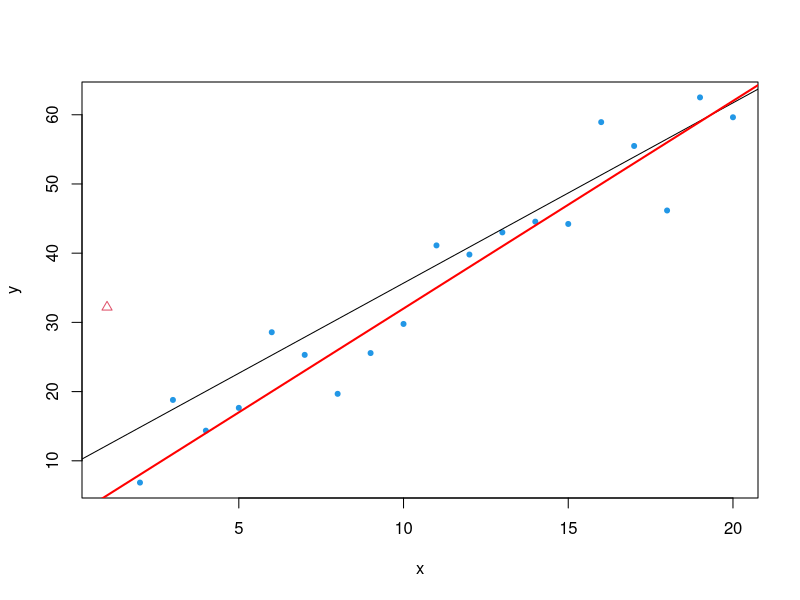
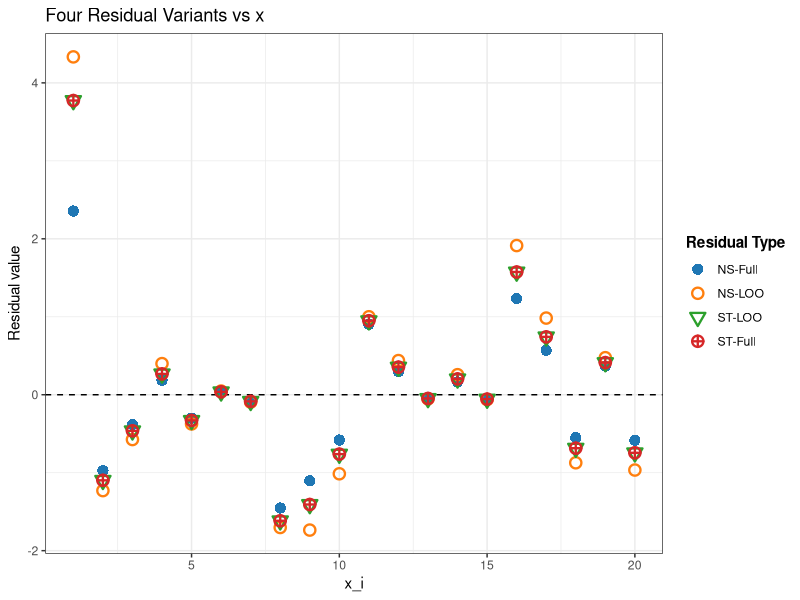

The R script that drew these images, in order:
## ---- chunk 1
#| message: false
#| warning: false
# Load libraries
library(dplyr)
library(knitr)

# -------------------------------
# 1) Data and full-model fit
# -------------------------------
set.seed(123)
n <- 20
x <- 1:n
y <- 2 + 3 * x + rnorm(n, mean = 0, sd = 5)
y[1] <- y[1] + 30  
#y[11] <- y[11] - 30 
o.index <- c(1)
flag.outlier <- rep(20, n)
flag.outlier[o.index] <- 2
full_data  <- data.frame(x = x, replicate(4, rnorm (n)), y = y)

plot(y~x, data=full_data, pch= flag.outlier, col=flag.outlier)
abline(lm(y~., data=full_data))
abline (a=2, b=3, col="red", lwd=2)

## ---- chunk 2
#| label: plaintext
#| echo: true
#| message: false
#| warning: false

library(kableExtra)

full_model <- lm(y ~ ., data = full_data)
p <- length(coef(full_model))
leverage   <- hatvalues(full_model)
e_full     <- resid(full_model)
sigma_hat_val  <- summary(full_model)$sigma

rss_full <- sum(e_full^2)
df_loo <- n - p - 1
sigma_minus_i_shortcut <- sqrt((rss_full - (e_full^2 / (1 - leverage))) / df_loo)

# -------------------------------
# 2) LOOCV quantities (refit n times)
# -------------------------------
e_del_val <- numeric(n)
sigma_minus_i_val <- numeric(n)

for (i in 1:n) {
  loocv_model <- lm(y ~ ., data = full_data[-i, ])
  yhat_minus  <- predict(loocv_model, newdata = full_data[i, , drop = FALSE])
  e_del_val[i]    <- full_data$y[i] - yhat_minus
  sigma_minus_i_val[i] <- summary(loocv_model)$sigma
}

# -------------------------------
# 3) Assemble and round results
# -------------------------------
residuals_df <- data.frame(
  x = full_data$x,
  h = as.numeric(leverage),
  e_i = as.numeric(e_full),
  sigma_hat = as.numeric(sigma_hat_val),
  e_i_minus_i = as.numeric(e_del_val),
  e_i_minus_i_2 = e_full/(1-leverage),
  sigma_minus_i = as.numeric(sigma_minus_i_val),
  sigma_minus_i_shortcut = as.numeric(sigma_minus_i_shortcut),
  `NS-Full` = e_full / sigma_hat_val,
  `NS-LOO` = e_del_val / sigma_minus_i_val,
  `ST-LOO` = e_del_val / (sigma_minus_i_val / sqrt(1 - leverage)),
  `ST-Full` = rstudent(full_model)
) %>%
  mutate(across(where(is.numeric), ~ round(.x, 3)))


# 4) Create simple display names
display_names <- c("$x_i$", "$h_i$", "$e_i$", "$\\hat{\\sigma}$", 
                   "$e_{i,-i}$", "$\\hat{e}_{i,-i}$",
                   "$\\hat{\\sigma}_{-i}$", "$\\tilde{\\sigma}_{-i}$", 
                   "NS-Full", "NS-LOO", "ST-LOO", "ST-Full")

# 5) Display the table
# Conditional check for output format
if (knitr::is_html_output()) {
  # --- Code for HTML Output (using kableExtra) ---
  knitr::kable(
    residuals_df,
    caption = "Residual variants",
    col.names = display_names,
    align = "r",
    #format="html",
    escape = FALSE # Allows LaTeX and <br/> to render
  ) 
} else {
  # --- Code for PDF/Other Output (using kableExtra) ---
  knitr::kable(
    residuals_df,
    caption = "Residual variants.",
    col.names = display_names,
    align = "r",
    format = "latex",
    booktabs = TRUE,
    escape = FALSE # Allows LaTeX and \\ to render
  ) %>%
    kable_styling(
      latex_options = "scale_down"
    )
}
## ---- chunk 3
#| label: plot-four-residuals-new-names
#| echo: true
#| message: false
#| warning: false
#| fig-cap: "Four residual variants plotted against the predictor variable x."

# Load libraries
library(dplyr)
library(tidyr)
library(ggplot2)
library(knitr)


# -------------------------------
# 3) Plotting Code with Updated Names
# -------------------------------

# Prepare data for plotting
plot_df <- residuals_df %>%
  # Use the new, simple column names (R converts '-' to '.')
  select(
    x,
    NS.Full,
    NS.LOO,
    ST.LOO,
    ST.Full
  ) %>%
  pivot_longer(
    cols = -x,
    names_to = "residual_type",
    values_to = "residual_value"
  )

# Update the names in the mapping vectors
shape_map <- c(
  NS.Full = 16,  # solid circle
  NS.LOO  = 1,   # hollow circle
  ST.LOO  = 6,   # asterisk
  ST.Full = 10    # asterisk
)

labels_map <- c(
  NS.Full = "NS-Full",
  NS.LOO  = "NS-LOO",
  ST.LOO  = "ST-LOO",
  ST.Full = "ST-Full"
)

color_map <- c(
  NS.Full = "#1f77b4",  # blue
  NS.LOO  = "#ff7f0e", # orange
  ST.LOO  = "#2ca02c",  # green
  ST.Full = "#d62728"   # red
)

# Generate the plot
ggplot(
  plot_df,
  aes(x = x, y = residual_value,
      shape = residual_type, color = residual_type, group = residual_type)
) +
  geom_hline(yintercept = 0, linetype = "dashed") +
  geom_point(size = 3, stroke = 1.2) + # Increased stroke for visibility
  scale_shape_manual(
    values = shape_map,
    breaks = names(labels_map),
    labels = unname(labels_map),
    name = "Residual Type"
  ) +
  scale_color_manual(
    values = color_map,
    breaks = names(labels_map),
    labels = unname(labels_map),
    name = "Residual Type"
  ) +
  labs(
    title = "Four Residual Variants vs x",
    x = "x_i",
    y = "Residual value"
  ) +
  theme_bw() +
  theme(
    legend.position = "right",
    legend.title = element_text(face = "bold")
  )
